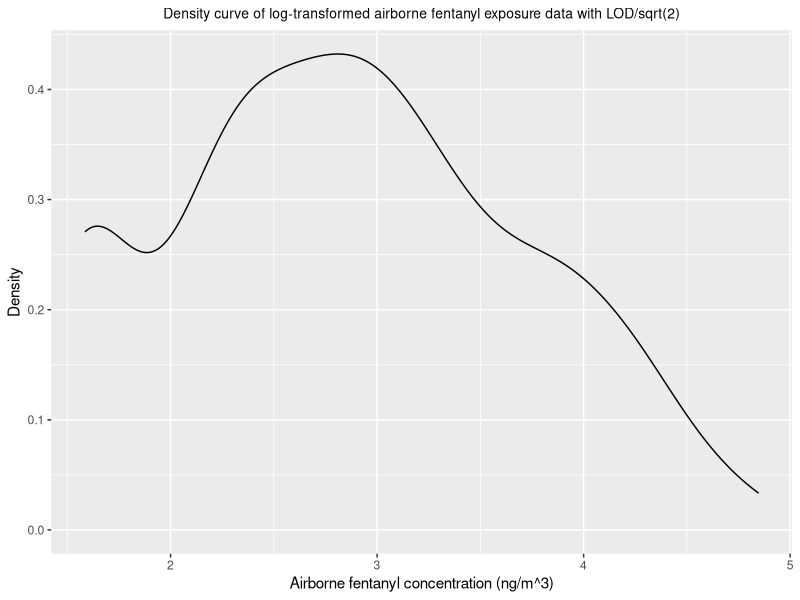
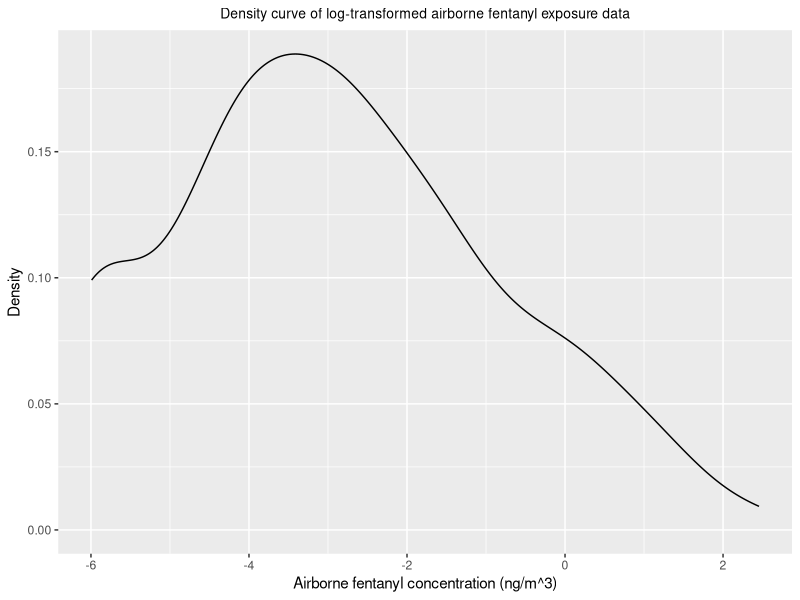
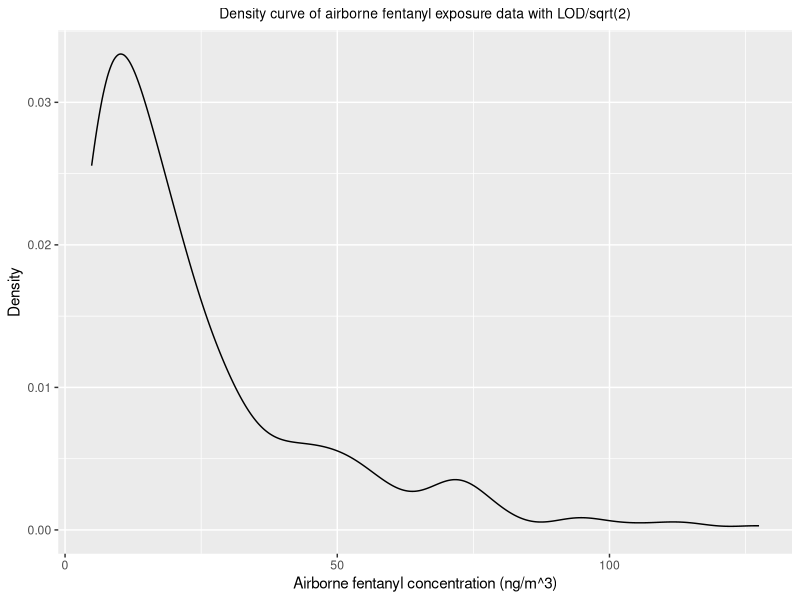

Source code (R) for these figures, in order: (Note: this script raises an error after producing the figures.)
##############################################
# This script reads and explores the fentanyl 
# exposure data for Milestone 2
##############################################


### read the airborne fentanyl data
### Note that the data is kept in the data folder; update 
### the file parameter as the datasets are updated
fentanyldata <- read.csv(file = "Data/synthetic_fentanyl_exposure_dataset.csv",
                     header = T,
                     stringsAsFactors = F)

fentanyldataNoNA <- read.csv(file = "Data/Fentanyl_Data_Jan20_NM.csv",
                         header = T,
                         stringsAsFactors = F)

### summarize airborne fentanyl values

summary(fentanyldata$Fentanyl_ng_m3)
mean(fentanyldata$Fentanyl_ng_m3, na.rm = T)

data <- fentanyldataNoNA$Fentanyl_Concentration_ug_m3_TWA

summary(data)
mean(data)



### create an object with the <LOD values replaced with 4/sqrt(2)

LOD <- 6.903

# make a new object with the updated values in it

lodOverRoot2 <- replace(fentanyldata$Fentanyl_ng_m3,
                        list = is.na(fentanyldata$Fentanyl_ng_m3),
                        values = LOD/sqrt(2))

#check summary of the updated data
summary(lodOverRoot2)

### calculate the arithmetic mean, standard deviation, median and 95th percentile of the untransformed PM2.5 values

mean(lodOverRoot2)
sd(lodOverRoot2)
median(lodOverRoot2)
quantile(lodOverRoot2, 0.95)

### log-transform the lodOverRoot2 values and calculate summaries

lodOverRoot2log <- log(lodOverRoot2)
logFentanylConcNoNA <- log(data)

# calculate arithmetic mean, sd, median, and 95th percentile of the log-transformed PM2.5 values
mean(lodOverRoot2log)
sd(lodOverRoot2log)
median(lodOverRoot2log)
quantile(lodOverRoot2log, 0.95)

# calculate the geometric mean, sd, median, and 95th percentile of the log-transformed PM2.5 values

exp(mean(lodOverRoot2log))
exp(sd(lodOverRoot2log))
exp(median(lodOverRoot2log))
exp(quantile(lodOverRoot2log, 0.95))

### Create density plots of the fentanyl exposure data

# load ggplot2
library(ggplot2)

# convert log-transformed and imputed fentanyl exposure data to a dataframe
# for ggplot2
lodOverRoot2logdf <- data.frame(value = lodOverRoot2log)
logdFentanylConcdf <- data.frame(value = logFentanylConcNoNA)

# create density plot with ggplot2
log_density <- ggplot(lodOverRoot2logdf, aes(x=value)) + 
  geom_density()+
  labs(title="Density curve of log-transformed airborne fentanyl exposure data with LOD/sqrt(2)",
       x="Airborne fentanyl concentration (ng/m^3)", y = "Density") +
  theme(plot.title = element_text(
      hjust = 0.5, 
      size = 10))
log_density

# create density plot with ggplot2
log_density <- ggplot(logdFentanylConcdf, aes(x=value)) + 
  geom_density()+
  labs(title="Density curve of log-transformed airborne fentanyl exposure data",
       x="Airborne fentanyl concentration (ng/m^3)", y = "Density") +
  theme(plot.title = element_text(
    hjust = 0.5, 
    size = 10))
log_density

# convert imputed fentanyl exposure data to a dataframe
# for ggplot2
lodOverRoot2df <- data.frame(value = lodOverRoot2)

# create density plot with ggplot2
density <- ggplot(lodOverRoot2df, aes(x=value)) + 
  geom_density() +
  labs(title="Density curve of airborne fentanyl exposure data with LOD/sqrt(2)",
       x="Airborne fentanyl concentration (ng/m^3)", y = "Density")+
  theme(plot.title = element_text(
    hjust = 0.5, 
    size = 10))
density

# create density plot with ggplot2
density <- ggplot(fentanyldataNoNA, aes(x=Fentanyl_Concentration_ng_m3_TWA)) + 
  geom_density() +
  labs(title="Density curve of airborne fentanyl exposure",
       x="Airborne fentanyl concentration (ng/m^3)", y = "Density")+
  theme(plot.title = element_text(
    hjust = 0.5, 
    size = 10))
density


# create density plot for temperature with ggplot2
temperature_density <- ggplot(fentanyldata, aes(x=Temperature_C)) + 
  geom_density() +
  labs(title="Density curve of temperature",
       x="Temperature (degrees Celcius)", y = "Density")+
  theme(plot.title = element_text(
    hjust = 0.5, 
    size = 12))
temperature_density

### plot a histogram of the transformed values example from tutorial

hist(lodOverRoot2)

# improve the base histogram
hist(lodOverRoot2,
     breaks = 50,
     main = "PM2.5 with LOD/sqrt(2)",
     ylab = "Frequency",
     xlab = "PM2.5 Concentration (ug/m3)",
     col = "blue",
     las = 1)
